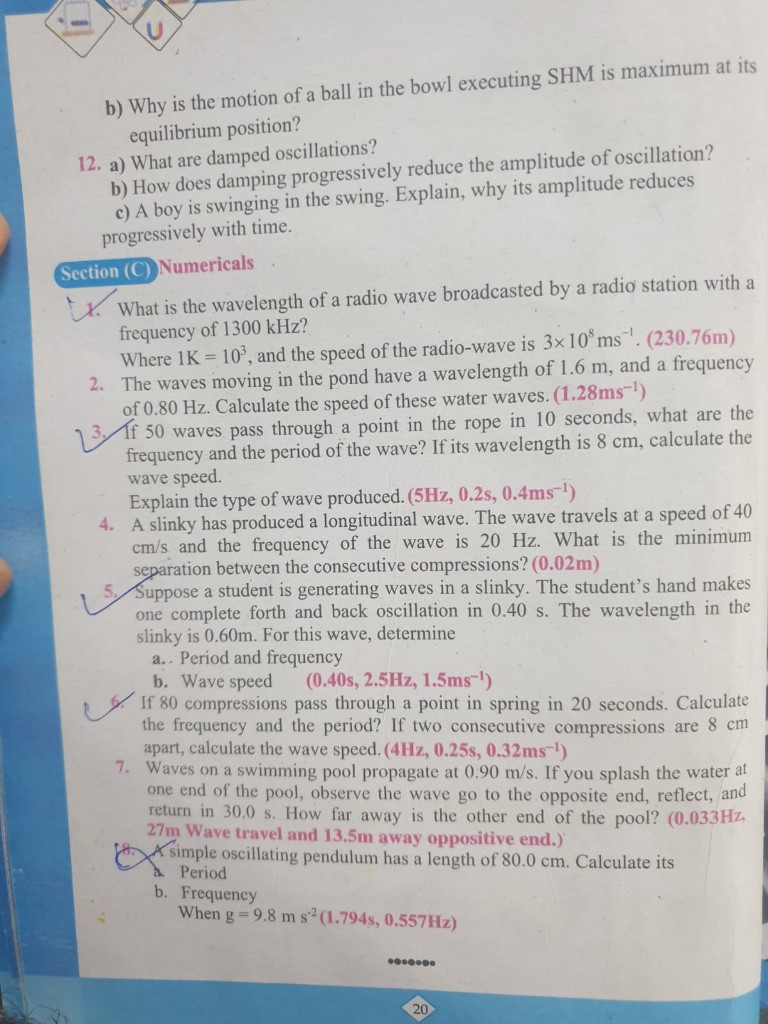
#> input picture backend/test-fixtures/physics-numericals-page.jpg, 768 x 1024 px
$ python paddle_ocr_worker.py --image ../test-fixtures/physics-numericals-page.jpg
#> lines starting #> are read from the running program, lines starting #| are printed output that depends on the picture
#!/usr/bin/env python3
"""CLI OCR worker for Nest PageOcrService. Prints one JSON object to stdout."""

from __future__ import annotations

import argparse
import json
import re
import sys
from pathlib import Path
from typing import Any

_ENGINE = None
_ENGINE_KEY = None

WEBLINK_RE = re.compile(
    r"weblinks?|encourage students to(?:\s*visit)?|visit below link|youtube\.com|youtu\.be|"
    r"myphysicslab\.com|phet\.colorado\.edu|sciencelearn\.org\.nz|"
    r"https?://|watch\?v[=-]|[ab]+[_\s-]?channel|_channel|"
    r"^(?:Waves[\s-].{0,40}|Tank Interference|and Wavelength|launchSCIEN\w*|"
    r"Pendulum clock invention.{0,40}|oscillation and periodic motion)$|"
    r"pendulum-lab_en\.html|pendulum-en\.html|waves-and-energy",
    re.I,
)


def paddle_lang(lang: str) -> str:
    value = (lang or "en").lower()
    if value in {"en", "eng"}:
        return "en"
    if "ara" in value or "urd" in value or "ar" == value:
        return "arabic"
    return "en"


def _science_rec_model_dir() -> Path | None:
    """Fine-tuned rec model (λ/θ/π charset) from ocr/training — optional."""
    import os

    try:
        from model_validate import charset_covers, inference_files_ok
    except ImportError:
        inference_files_ok = None
        charset_covers = None

    env = (os.environ.get("PADDLE_OCR_REC_MODEL_DIR") or "").strip()
    candidates = []
    if env:
        candidates.append(Path(env))
    here = Path(__file__).resolve().parent
    candidates.append(here / "models" / "science-en-rec")
    for path in candidates:
        if not path.is_dir():
            continue
        if inference_files_ok is not None:
            ok, msg = inference_files_ok(path)
            if not ok:
                print(
                    f"[paddle_ocr_worker] skip invalid rec model ({msg}): {path}",
                    file=sys.stderr,
                )
                continue
            ok_cs, missing = charset_covers(path)
            if not ok_cs:
                print(
                    f"[paddle_ocr_worker] skip rec model missing charset symbols {missing}: {path}",
                    file=sys.stderr,
                )
                continue
        else:
            charset = path / "science_charset.txt"
            has_infer = any(
                (path / name).exists()
                for name in (
                    "inference.pdmodel",
                    "inference.json",
                    "inference.pdiparams",
                )
            )
            if not (charset.is_file() and has_infer):
                continue
        return path
    return None


def get_engine(lang: str, *, use_science_rec: bool = True):
    global _ENGINE, _ENGINE_KEY
    key = paddle_lang(lang)
    rec_dir = _science_rec_model_dir() if use_science_rec else None
    engine_key = f"{key}|rec={rec_dir}" if rec_dir else key
    if _ENGINE is not None and _ENGINE_KEY == engine_key:
        return _ENGINE
    from paddleocr import PaddleOCR

    kwargs: dict[str, Any] = dict(
        use_angle_cls=True,
        lang=key,
        show_log=False,
        use_gpu=False,
        # Lower det thresholds recover washed-out top lines on phone textbook photos.
        det_db_thresh=0.2,
        det_db_box_thresh=0.45,
        det_db_unclip_ratio=1.8,
    )
    # Trained science recognizer: same det, custom charset that includes λ θ π √ …
    if rec_dir is not None and key == "en":
        kwargs["rec_model_dir"] = str(rec_dir)
        kwargs["rec_char_dict_path"] = str(rec_dir / "science_charset.txt")
        print(f"[paddle_ocr_worker] using trained science rec model: {rec_dir}", file=sys.stderr)

    engine = PaddleOCR(**kwargs)
    _ENGINE = engine
    _ENGINE_KEY = engine_key
    return engine


def preprocess_for_ocr(image_path: str) -> str:
    """Upscale small pages + boost washed-out top band so openers are detectable."""
    try:
        from PIL import Image, ImageEnhance, ImageOps, ImageFilter
    except Exception:
        return image_path

    path = Path(image_path)
    try:
        im = Image.open(path).convert("RGB")
#> im is the input picture: PIL image 768x1024 RGB; mean R, G, B 183.9, 185.5, 185.8
    except Exception:
        return image_path

    w, h = im.size
    min_edge = min(w, h)
    scale = max(1400 / max(min_edge, 1), 1.0)
    if scale > 1.02:
        im = im.resize((max(1, int(w * scale)), max(1, int(h * scale))), Image.Resampling.LANCZOS)
#> im: PIL image 1400x1866 RGB
        w, h = im.size

    im = ImageOps.autocontrast(im, cutoff=1)
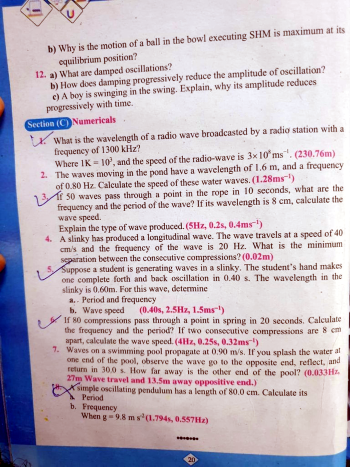
#> im: PIL image 1400x1866 RGB (shown at 1/4 size); mean R, G, B 195, 185.2, 195
    im = ImageEnhance.Contrast(im).enhance(1.12)

    # Top third of phone textbook shots is often brighter / lower-contrast.
    top_h = max(40, int(h * 0.36))
    top = im.crop((0, 0, w, top_h))
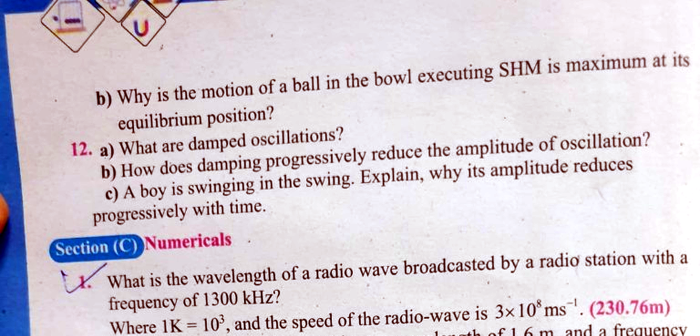
#> top: PIL image 1400x671 RGB (shown at 1/2 size); mean R, G, B 214.5, 205.8, 214.2
    top = ImageOps.autocontrast(top, cutoff=2)
    top = ImageEnhance.Contrast(top).enhance(1.35)
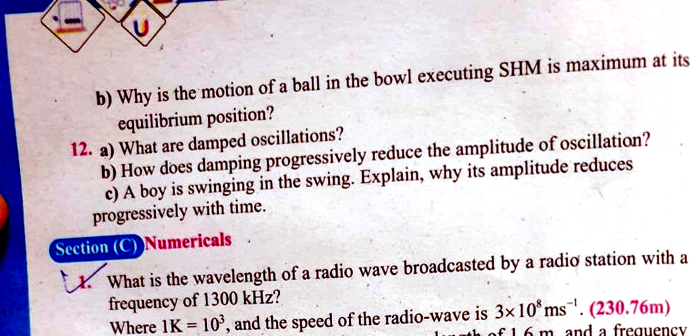
#> top: PIL image 1400x671 RGB (shown at 1/2 size); mean R, G, B 213.2, 203.5, 211.3
    top = ImageEnhance.Sharpness(top).enhance(1.25)
    top = top.filter(ImageFilter.UnsharpMask(radius=1.2, percent=140, threshold=2))
    im.paste(top, (0, 0))
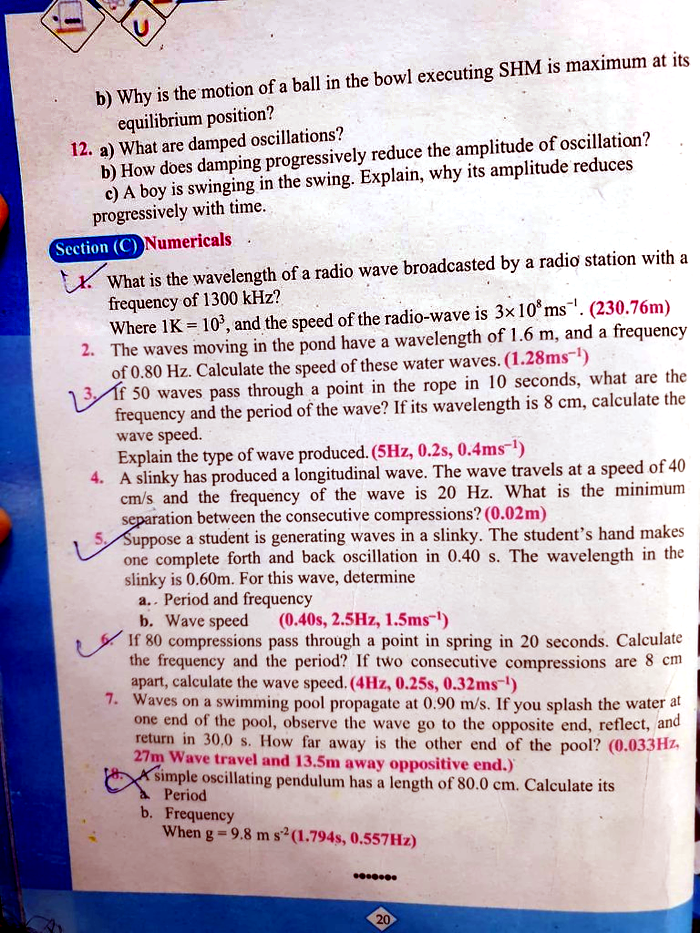
#> im: PIL image 1400x1866 RGB (shown at 1/2 size); mean R, G, B 195.2, 183.9, 194.5

    out = path.with_name(f"{path.stem}__paddle_prep{path.suffix}")
    im.save(out, quality=93)
    return str(out)


def _line_text(row: dict[str, Any]) -> str:
    return str(row.get("text") or "").strip()


# [305 lines left out: functions opener_looks_complete, ocr_top_band, ocr_divide_exercise_band, merge_exercise_band_lines, merge_top_band_lines, _box_bounds and 5 more, not called in this run]


def text_from_lines(lines: list[dict[str, Any]]) -> str:
    return "\n".join(r["text"] for r in lines if (r.get("text") or "").strip()).strip()


_DIGIT_ONLY_RE = re.compile(r"^\d{1,3}$")
_FRAC_EXPR_RE = re.compile(r"^\d{1,3}(?:\s*[÷+\u00d7x*]\s*\d{1,2})?$")
_FRAC_TOKEN_RE = re.compile(
    r"^(?:\d{1,3}\s+)?\d{1,3}\s*/\s*\d{1,3}$|^\d{1,3}$"
)
_DIV_OP_RE = re.compile(r"^[÷:]$|^(?:div|divided)$", re.I)
# OCR often misreads ÷ as a lone dash/dot between two fractions.
_DIV_OP_LOOSE_RE = re.compile(r"^[-–—_=·.•+]$")
# Trained/stock rec may emit replacement char when ÷ is not in charset.
_DIV_OP_GLYPH_RE = re.compile(r"^[\ufffd\u00f7]$")


# [7 lines left out: function _normalize_div_glyph, not called in this run]
_BAR_RE = re.compile(r"^[-–—_=‾¯\-]{1,6}$")
_LETTERED_ITEM_RE = re.compile(r"^[a-n][.)]$", re.I)


def _is_fraction_digit(text: str) -> bool:
    t = (text or "").strip()
    return bool(_DIGIT_ONLY_RE.match(t) or _FRAC_EXPR_RE.match(t))


def _is_fraction_token(text: str) -> bool:
    t = (text or "").strip()
    return bool(_FRAC_TOKEN_RE.match(t) or re.search(r"\d/\d", t))


# [7 lines left out: function _is_div_op, not called in this run]


def _is_vinculum(text: str) -> bool:
    t = (text or "").strip()
    return bool(_BAR_RE.match(t)) or t in {"/", "／", "⁄"}


_SUBSCRIPT_DIGIT_TRANS = str.maketrans("0123456789", "₀₁₂₃₄₅₆₇₈₉")
_LETTER_TAIL_RE = re.compile(r"[A-Za-z]$")


# [493 lines left out: functions _subscript_digit_text, compose_chemical_subscripts, compose_stacked_fractions, compose_fraction_division_ops, compose_lettered_divide_items, cluster_reading_lines and 2 more, not called in this run]


_PREFERRED_TWO_DIGIT = {str(n) for n in range(10, 26)}


# [322 lines left out: functions _parse_trailing_mixed, _score_fraction_parts, _pair_num_den_rows, reconstruct_glued_example_fractions, _parse_glued_div, _align_dens and 2 more, not called in this run]


def predict_structured(
    image_path: str,
    lang: str,
    *,
    _science_rec_attempted: bool = False,
) -> list[dict[str, Any]]:
    prepared = preprocess_for_ocr(image_path)
    engine = get_engine(lang, use_science_rec=not _science_rec_attempted)
    lines: list[dict[str, Any]] = []

    # Prefer classic ocr() path — it returns boxes reliably on 2.x.
    if hasattr(engine, "ocr"):
        try:
            result = engine.ocr(prepared, cls=True)
            lines = lines_from_result(result)
        except Exception:
            lines = []

    if not lines and hasattr(engine, "predict"):
        try:
            result = engine.predict(prepared)
            for res in result or []:
                data = getattr(res, "json", None) or getattr(res, "res", None) or res
                if not isinstance(data, dict):
                    continue
                texts = data.get("rec_texts") or data.get("texts") or []
                polys = data.get("dt_polys") or data.get("rec_polys") or data.get("boxes") or []
                for idx, t in enumerate(texts):
                    text = str(t).strip()
                    if not text:
                        continue
                    bounds = _box_bounds(polys[idx]) if idx < len(polys) else None
                    if bounds:
                        x0, y0, x1, y1 = bounds
                    else:
                        x0, y0, x1, y1 = 0.0, float(idx), 1.0, float(idx)
                    lines.append({"text": text, "x0": x0, "y0": y0, "x1": x1, "y1": y1})
        except Exception:
            lines = []

    if prepared != image_path:
        try:
            Path(prepared).unlink(missing_ok=True)
        except Exception:
            pass

    if not lines and _science_rec_model_dir() is not None:
        global _ENGINE, _ENGINE_KEY
        _ENGINE = None
        _ENGINE_KEY = None
        print(
            "[paddle_ocr_worker] science rec returned no lines; retrying stock English rec",
            file=sys.stderr,
        )
        return predict_structured(image_path, lang, _science_rec_attempted=True)

    if not lines:
        return []

    use_stock = _science_rec_attempted
    chosen = pick_main_column(lines)
    text = text_from_lines(chosen)
    if re.search(r"divide\s+the\s+following\s+fractions", text, re.I):
        band = ocr_divide_exercise_band(
            image_path, lang, use_science_rec=not use_stock
        )
        chosen = merge_exercise_band_lines(chosen, band)
    elif not opener_looks_complete(text):
        # Full-page pass often skips the bright top paragraph — recover from a zoomed top band.
        top = ocr_top_band(image_path, lang)
        chosen = merge_top_band_lines(chosen, top)
    return chosen


def predict_text(image_path: str, lang: str) -> str:
    lines = predict_structured(image_path, lang)
    return text_from_lines_with_fractions(lines)


def main() -> int:
    parser = argparse.ArgumentParser(description="PaddleOCR worker for aiLensSchool")
    parser.add_argument("--image", required=True, help="Path to image file")
    parser.add_argument("--lang", default="en", help="Language hint (en|eng|arabic|eng+urd+ara)")
    parser.add_argument(
        "--include-lines",
        action="store_true",
        help="Include structured line boxes in JSON (for calibration)",
    )
    args = parser.parse_args()

    image = Path(args.image)
    if not image.is_file():
        print(json.dumps({"ok": False, "error": f"Image not found: {args.image}"}), flush=True)
        return 2

    try:
        lines = predict_structured(str(image), args.lang)
        text = text_from_lines_with_fractions(lines)
        rec_dir = _science_rec_model_dir()
        payload: dict[str, Any] = {
            "ok": True,
            "engine": "paddle",
            "lang": paddle_lang(args.lang),
            "text": text or "",
            "chars": len((text or "").replace(" ", "")),
            "lineCount": len(lines),
            "columnFiltered": True,
            "openerOk": opener_looks_complete(text or ""),
            "fractionComposed": True,
            "recModel": str(rec_dir) if rec_dir else "stock_en",
        }
        if args.include_lines:
            payload["lines"] = lines
        print(json.dumps(payload, ensure_ascii=False), flush=True)
        return 0
    except Exception as exc:  # noqa: BLE001 — worker must always emit JSON
        print(json.dumps({"ok": False, "error": str(exc)}), flush=True)
        return 1


if __name__ == "__main__":
    sys.exit(main())
#> (the call stopped at in get_engine, `engine = PaddleOCR(**kwargs)`: paddleocr is not available in this run)

$ run again, on backend/test-fixtures/physics-wave-page.jpg
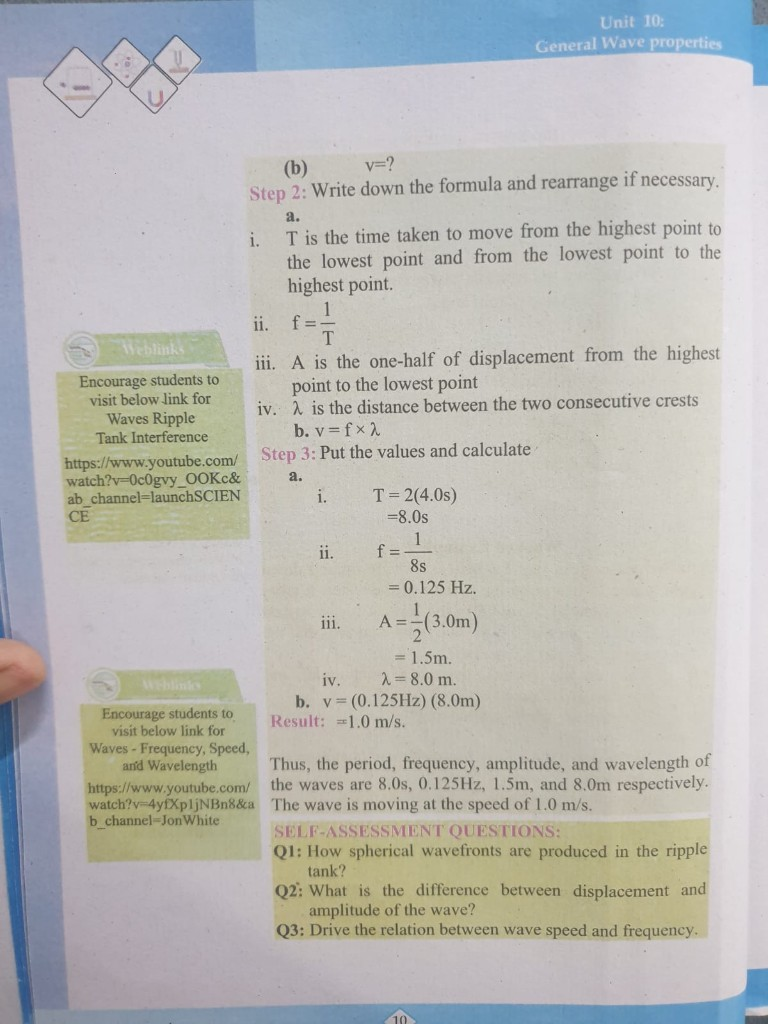
#> input picture backend/test-fixtures/physics-wave-page.jpg, 768 x 1024 px
#> in preprocess_for_ocr, im is the input picture: PIL image 768x1024 RGB; mean R, G, B 185.2, 185.2, 181.4
#> in preprocess_for_ocr, `top = ImageEnhance.Contrast(top).enhance(1.35)`:
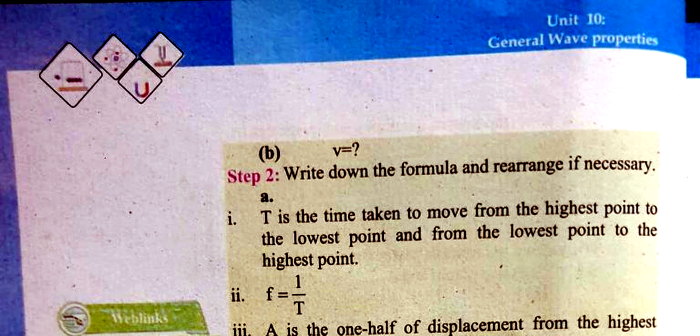
#> top: PIL image 1400x671 RGB (shown at 1/2 size); mean R, G, B 171.3, 169.8, 180.8
#> in preprocess_for_ocr, `im.paste(top, (0, 0))`:
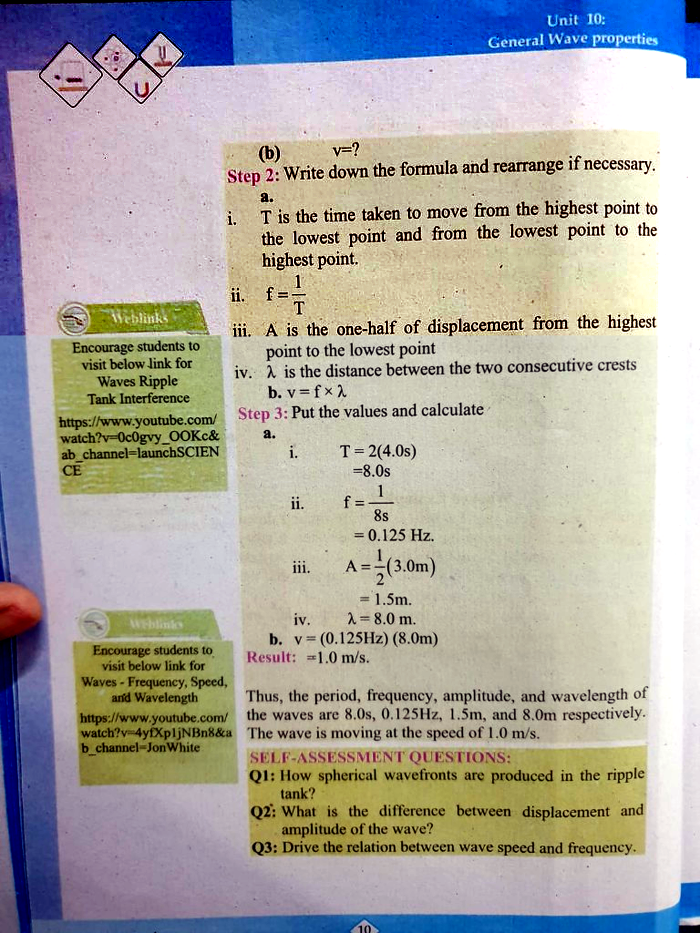
#> im: PIL image 1400x1866 RGB (shown at 1/2 size); mean R, G, B 170.4, 168.1, 162.9
